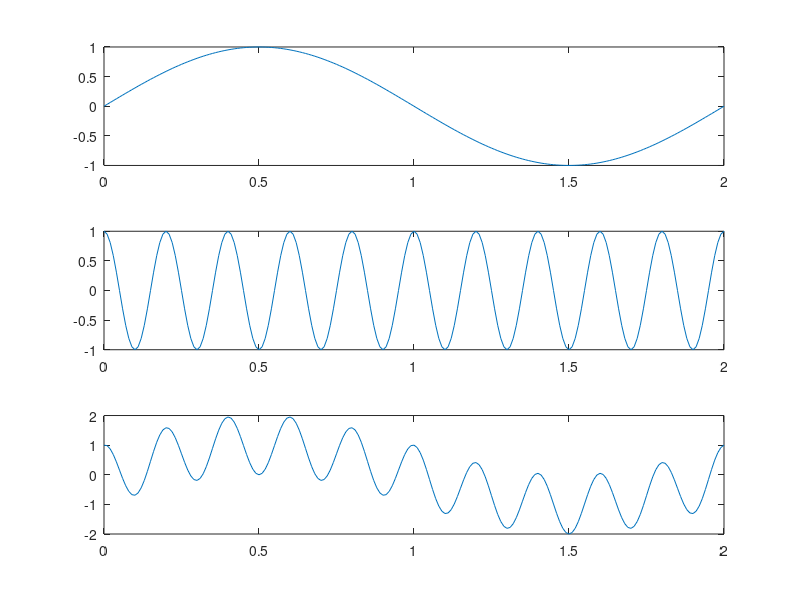

Here is the MATLAB script that generated this plot:
T=100;
t=0:1/T:2;
f1=1;
%y1=sin(2*pi*t);
y1=sin(f1*pi*t);
subplot(3,1,1);
plot(t,y1);
f2=10;
pha2=pi/2;
%y2=sin(2*pi*t+pi);
y2=sin(f2*pi*t+pha2);
subplot(3,1,2);
plot(t,y2);
y3=y1+y2;
subplot(3,1,3);
plot(t,y3);
